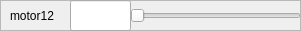
         <widget class="QFrame" name="frame_30">
          <property name="geometry">
           <rect>
            <x>0</x>
            <y>600</y>
            <width>301</width>
            <height>31</height>
           </rect>
          </property>
          <property name="frameShape">
           <enum>QFrame::StyledPanel</enum>
          </property>
          <property name="frameShadow">
           <enum>QFrame::Raised</enum>
          </property>
          <widget class="QSlider" name="motor12">
           <property name="geometry">
            <rect>
             <x>130</x>
             <y>0</y>
             <width>171</width>
             <height>31</height>
            </rect>
           </property>
           <property name="minimum">
            <number>-50</number>
           </property>
           <property name="maximum">
            <number>50</number>
           </property>
           <property name="value">
            <number>-50</number>
           </property>
           <property name="orientation">
            <enum>Qt::Horizontal</enum>
           </property>
          </widget>
          <widget class="QLabel" name="label_29">
           <property name="geometry">
            <rect>
             <x>10</x>
             <y>0</y>
             <width>91</width>
             <height>31</height>
            </rect>
           </property>
           <property name="text">
            <string>motor12</string>
           </property>
          </widget>
          <widget class="QFrame" name="frame_31">
           <property name="geometry">
            <rect>
             <x>40</x>
             <y>30</y>
             <width>301</width>
             <height>31</height>
            </rect>
           </property>
           <property name="frameShape">
            <enum>QFrame::StyledPanel</enum>
           </property>
           <property name="frameShadow">
            <enum>QFrame::Raised</enum>
           </property>
           <widget class="QSlider" name="horizontalSlider_24">
            <property name="geometry">
             <rect>
              <x>70</x>
              <y>0</y>
              <width>231</width>
              <height>31</height>
             </rect>
            </property>
            <property name="orientation">
             <enum>Qt::Horizontal</enum>
            </property>
           </widget>
           <widget class="QLabel" name="label_30">
            <property name="geometry">
             <rect>
              <x>10</x>
              <y>0</y>
              <width>91</width>
              <height>31</height>
             </rect>
            </property>
            <property name="text">
             <string>motor0</string>
            </property>
           </widget>
          </widget>
          <widget class="QLineEdit" name="setPoint_motor12">
           <property name="geometry">
            <rect>
             <x>70</x>
             <y>0</y>
             <width>61</width>
             <height>31</height>
            </rect>
           </property>
           <property name="readOnly">
            <bool>true</bool>
           </property>
          </widget>
         </widget>
